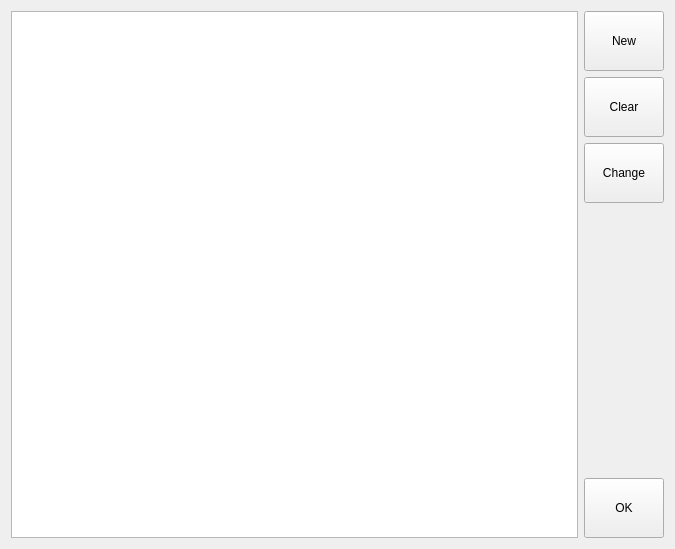
<?xml version="1.0" encoding="UTF-8"?>
<ui version="4.0">
 <author>Copyright 2010, Martin Koller</author>
 <class>GroupsWidget</class>
 <widget class="QWidget" name="GroupsWidget">
  <property name="geometry">
   <rect>
    <x>0</x>
    <y>0</y>
    <width>675</width>
    <height>549</height>
   </rect>
  </property>
  <property name="windowTitle">
   <string>Gruppen</string>
  </property>
  <layout class="QGridLayout" name="gridLayout">
   <item row="0" column="0">
    <widget class="QTableView" name="tableView">
     <property name="alternatingRowColors">
      <bool>true</bool>
     </property>
     <property name="selectionMode">
      <enum>QAbstractItemView::SingleSelection</enum>
     </property>
     <property name="selectionBehavior">
      <enum>QAbstractItemView::SelectRows</enum>
     </property>
    </widget>
   </item>
   <item row="0" column="1">
    <layout class="QVBoxLayout" name="verticalLayout">
     <item>
      <widget class="QPushButton" name="plus">
       <property name="minimumSize">
        <size>
         <width>0</width>
         <height>60</height>
        </size>
       </property>
       <property name="text">
        <string>New</string>
       </property>
       <property name="icon">
        <iconset resource="LillePOS.qrc">
         <normaloff>:/icons/new.png</normaloff>:/icons/new.png</iconset>
       </property>
       <property name="iconSize">
        <size>
         <width>32</width>
         <height>32</height>
        </size>
       </property>
      </widget>
     </item>
     <item>
      <widget class="QPushButton" name="minus">
       <property name="minimumSize">
        <size>
         <width>0</width>
         <height>60</height>
        </size>
       </property>
       <property name="text">
        <string>Clear</string>
       </property>
       <property name="icon">
        <iconset resource="LillePOS.qrc">
         <normaloff>:/icons/eraser.png</normaloff>:/icons/eraser.png</iconset>
       </property>
       <property name="iconSize">
        <size>
         <width>32</width>
         <height>32</height>
        </size>
       </property>
      </widget>
     </item>
     <item>
      <widget class="QPushButton" name="edit">
       <property name="minimumSize">
        <size>
         <width>0</width>
         <height>60</height>
        </size>
       </property>
       <property name="text">
        <string>Change</string>
       </property>
       <property name="icon">
        <iconset resource="LillePOS.qrc">
         <normaloff>:/icons/edit.png</normaloff>:/icons/edit.png</iconset>
       </property>
       <property name="iconSize">
        <size>
         <width>32</width>
         <height>32</height>
        </size>
       </property>
      </widget>
     </item>
     <item>
      <spacer name="verticalSpacer">
       <property name="orientation">
        <enum>Qt::Vertical</enum>
       </property>
       <property name="sizeHint" stdset="0">
        <size>
         <width>20</width>
         <height>40</height>
        </size>
       </property>
      </spacer>
     </item>
     <item>
      <widget class="QPushButton" name="pushButton">
       <property name="minimumSize">
        <size>
         <width>0</width>
         <height>60</height>
        </size>
       </property>
       <property name="text">
        <string>OK</string>
       </property>
       <property name="icon">
        <iconset resource="LillePOS.qrc">
         <normaloff>:/icons/ok.png</normaloff>:/icons/ok.png</iconset>
       </property>
       <property name="iconSize">
        <size>
         <width>32</width>
         <height>32</height>
        </size>
       </property>
      </widget>
     </item>
    </layout>
   </item>
  </layout>
 </widget>
 <resources>
  <include location="LillePOS.qrc"/>
 </resources>
 <connections>
  <connection>
   <sender>pushButton</sender>
   <signal>clicked()</signal>
   <receiver>GroupsWidget</receiver>
   <slot>close()</slot>
   <hints>
    <hint type="sourcelabel">
     <x>609</x>
     <y>415</y>
    </hint>
    <hint type="destinationlabel">
     <x>751</x>
     <y>295</y>
    </hint>
   </hints>
  </connection>
 </connections>
</ui>
